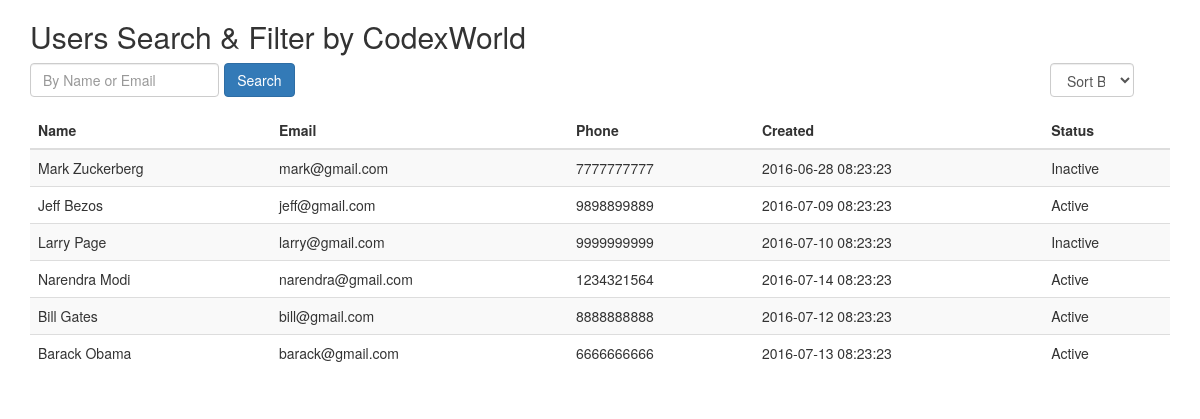
The page / on the database its author committed.
### tables this page shows
CREATE TABLE IF NOT EXISTS `users` (
`id` int(11) NOT NULL,
  `name` varchar(100) NOT NULL,
  `email` varchar(100) NOT NULL,
  `phone` varchar(15) NOT NULL,
  `created` datetime NOT NULL,
  `modified` datetime NOT NULL,
  `status` enum('1','0') NOT NULL
);

### DB.php (called while the page is built, shortened)
<?php
class DB{
    private $dbHost     = "localhost";
    private $dbUsername = "root";
    private $dbPassword = "";
    private $dbName     = "codexworld";
    public function __construct(){
        if(!isset($this->db)){
            $conn = new mysqli($this->dbHost, $this->dbUsername, $this->dbPassword, $this->dbName);
            if($conn->connect_error){
                die("Failed to connect with MySQL: " . $conn->connect_error);
            }else{
                $this->db = $conn;
            }
        }
    }
    public function getRows($table,$conditions = array()){
        $sql = 'SELECT ';
        $sql .= array_key_exists("select",$conditions)?$conditions['select']:'*';
        $sql .= ' FROM '.$table;
        if(array_key_exists("order_by",$conditions)){
            $sql .= ' ORDER BY '.$conditions['order_by'];
        }
        $result = $this->db->query($sql);
        if(array_key_exists("return_type",$conditions) && $conditions['return_type'] != 'all'){
            switch($conditions['return_type']){
                case 'count':
                    $data = $result->num_rows;
                    break;
                case 'single':
                    $data = $result->fetch_assoc();
                    break;
                default:
                    $data = '';
            }
        }else{
            if($result->num_rows > 0){
                while($row = $result->fetch_assoc()){
                    $data[] = $row;
                }
            }
        }
        return !empty($data)?$data:false;
    }
}

### index.php (the view, shortened to what this page needs)
<!DOCTYPE html>
<html>
<head>
<link rel="stylesheet" href="http://maxcdn.bootstrapcdn.com/bootstrap/3.3.6/css/bootstrap.min.css">
</head>
<body>
<div class="container">
    <h2>Users Search & Filter by CodexWorld</h2>
    <div class="form-group pull-left">
        <input type="text" class="search form-control" id="searchInput" placeholder="By Name or Email">
        <input type="button" class="btn btn-primary" value="Search" onclick="getUsers('search',$('#searchInput').val())"/>
    </div>
    <div class="form-group pull-right">
        <select class="form-control" onchange="getUsers('sort',this.value)">
          <option value="">Sort By</option>
        </select>
    </div>
    <table class="table table-striped">
        <thead>
            <tr>
                <th>Name</th>
                <th>Email</th>
                <th>Phone</th>
                <th>Created</th>
                <th>Status</th>
            </tr>
        </thead>
        <tbody id="userData">
            <?php
                include 'DB.php';
                $db = new DB();
                $users = $db->getRows('users',array('order_by'=>'id DESC'));
                if(!empty($users)){ $count = 0;
                    foreach($users as $user){ $count++;
            ?>
            <tr>
                <td><?php echo $user['name']; ?></td>
                <td><?php echo $user['email']; ?></td>
                <td><?php echo $user['phone']; ?></td>
                <td><?php echo $user['created']; ?></td>
                <td><?php echo ($user['status'] == 1)?'Active':'Inactive'; ?></td>
            </tr>
            <?php } }else{ ?>
            <tr><td colspan="5">No user(s) found...</td></tr>
            <?php } ?>
        </tbody>
    </table>
</div>
</body>
</html>

### index.php (style rules this page uses)
.form-control { float: left;width: 70%; }
.btn { float: left;margin-left: 5px; }
.container { position: relative; }

### rows shown on the page
users: name "Mark Zuckerberg", email "mark@gmail.com", phone "7777777777", created "2016-06-28 08:23:23", status "Inactive"
users: name "Jeff Bezos", email "jeff@gmail.com", phone "9898899889", created "2016-07-09 08:23:23", status "Active"
users: name "Larry Page", email "larry@gmail.com", phone "9999999999", created "2016-07-10 08:23:23", status "Inactive"
users: name "Narendra Modi", email "narendra@gmail.com", phone "1234321564", created "2016-07-14 08:23:23", status "Active"
users: name "Bill Gates", email "bill@gmail.com", phone "8888888888", created "2016-07-12 08:23:23", status "Active"
users: name "Barack Obama", email "barack@gmail.com", phone "6666666666", created "2016-07-13 08:23:23", status "Active"
